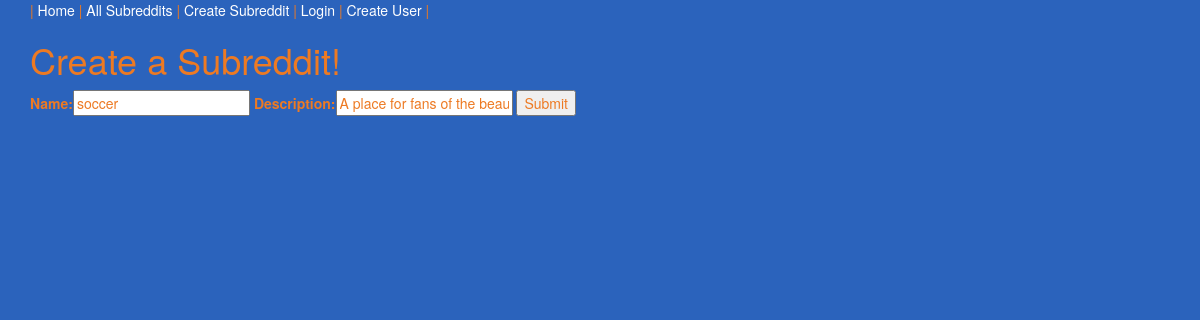
The app's page /subreddits/1/update/, older data.
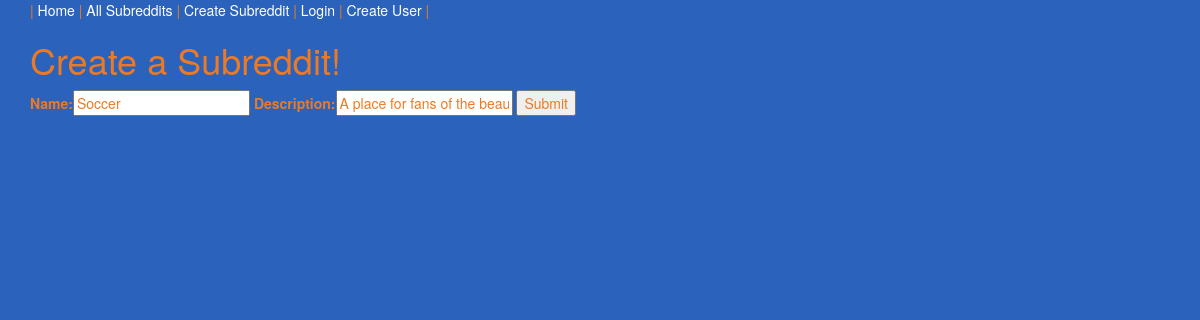
The same page, newer data.
### app/models.py (models this page shows, shortened)
class Subreddit(models.Model):
    name = models.CharField(max_length=100)
    description = models.CharField(max_length=100)
    creation_time = models.DateTimeField(auto_now_add=True)

### app/views.py (the view)
# urls.py: url(r'^subreddits/(?P<pk>\d+)/update/$', SubredditUpdateView.as_view(), name="subreddit_update_view"),
class SubredditUpdateView(UpdateView):
    model = Subreddit
    success_url = "/subreddits"
    fields = ("name", "description")

### templates/app/subreddit_form.html (shortened to what this page needs)
{% extends 'base.html' %}
{% block content %}
<h1>Create a Subreddit!</h1>
<form class="" action="" method="post">
  {{ form }}
  <input type="submit" name="submit" value="Submit">
</form>
{% endblock %}

Row changes from the older to the newer data that the page shows:
changed Subreddit "A place for fans of the beautiful sport": name "soccer" → "Soccer"
